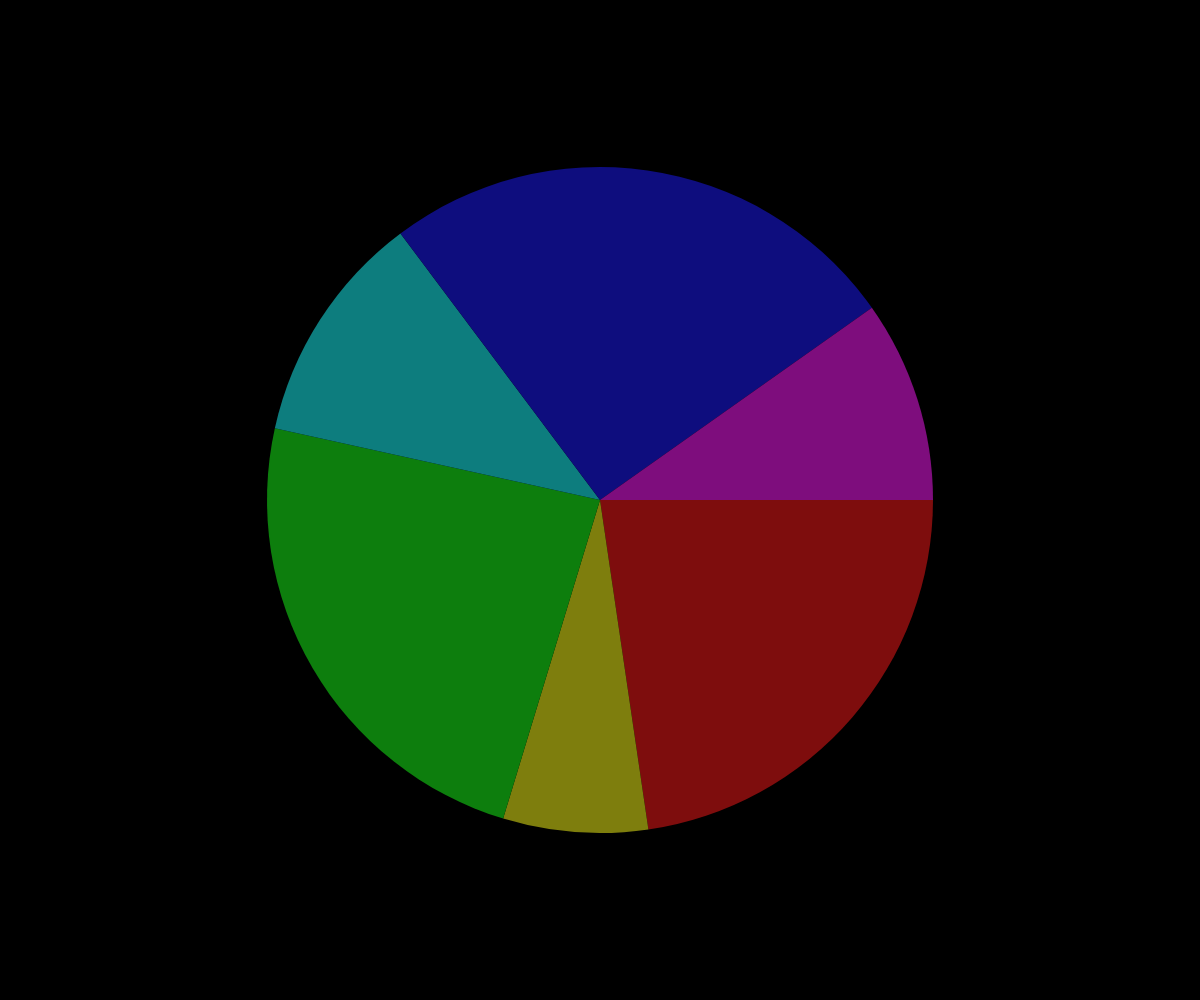
Frame 1 (no input)
Frame 60 (no input): identical to frame 1, image omitted
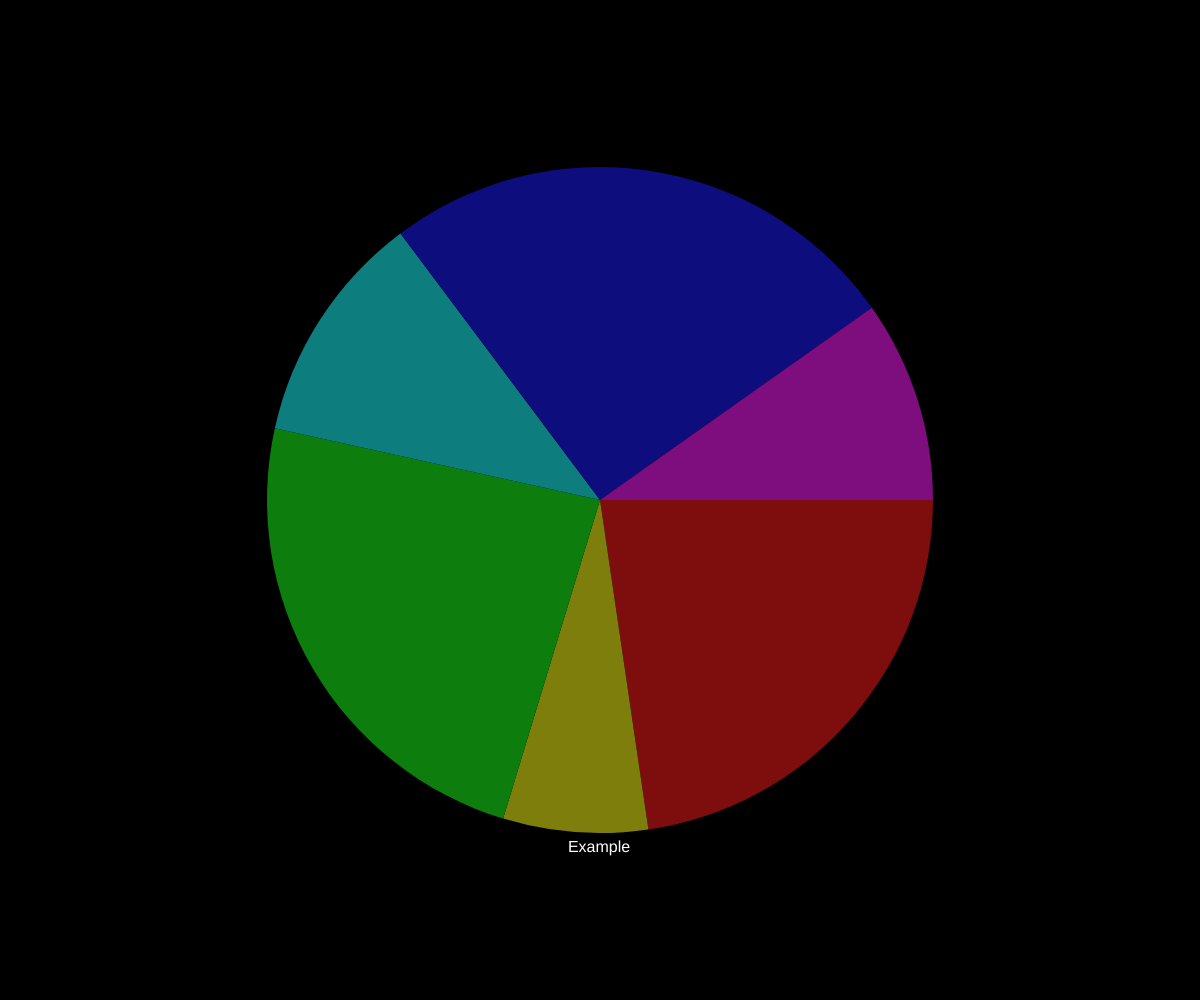
Frame 120 (the mouse pressed at the canvas centre since frame 60)

The p5.js sketch that drew these frames (run headless with seeded random() and noise() and a simulated clock; from frame 60 on, the mouse is pressed at the canvas centre):

// p5.js sketch
// ── sketch.js
/** Name: Haig Armen
Course: INTD319- Jan 2020
Assignment: Rayna's Piechart
Blog: https://courses.haigarmen.com/intd319-2020/
Description:
**/

var cnvs = null;
var data = new Map();
var pie = null;

function setup() {
	cnvs = createCanvas(windowWidth, windowHeight);
	pixelDensity(displayDensity());
	smooth();
  colorMode(HSB, 359, 99, 99);
	data.set('Alpha', random(1, 50));
	data.set('Bravo', random(1, 50));
	data.set('Charlie', random(1, 50));
	data.set('Delta', random(1, 50));
	data.set('Echo', random(1, 50));
	data.set('Foxtrot', random(1, 50));

	pie = new PieChart(width * 0.5,
			height * 0.5,
			min(width, height) * 0.333,
			"Example",
			data);
}

function draw() {
	background(0, 0, 0);
	pie.draw();
}

function windowResized() {
	resizeCanvas(windowWidth, windowHeight);
	pie.scale(width * 0.5, height * 0.5,
		min(width, height) * 0.333);
}

// ── piechart.js
class Slice {
	constructor(lbl, val, strt, fll) {
		this.label = lbl;
		this.value = constrain(val, 0.0, 1.0);
		this.start = constrain(strt, 0.0, TWO_PI);
		var valAngle = map(this.value, 0.0, 1.0, 0.0, TWO_PI);
		this.middle = this.start + valAngle * 0.5;
		this.stop = this.start + valAngle;
		this.fillFocus = color(fll, 99, 99, 255);
		this.fillNoFocus = color(fll, 89, 49, 189);
		this.fill = this.fillNoFocus;
		this.hasFocus = false;
		this.labelInset = 0.667;
	}

	toString() {
		return this.label + ": " + (this.value * 100).toFixed(2) + "%";
	}

	draw(cx, cy, radius) {
		if (this.hasFocus) {
			this.fill = lerpColor(this.fill,
					this.fillFocus,
					Slice.focusFadeIn);
		} else {
			this.fill = lerpColor(this.fill,
					this.fillNoFocus,
					Slice.focusFadeOut);
		}

		fill(this.fill);
		arc(cx, cy, radius, radius,
			this.start, this.stop);
	}

	showLabel(cx, cy, radius) {
		var x = cx + cos(this.middle) * radius * this.labelInset;
		var y = cy + sin(this.middle) * radius * this.labelInset;
		// fill(0, 0, 0);
		// text(this, x, y);
		fill(0, 0, 99);
		text(this, x - 1, y - 1);
	}

	// atan2 returns a value in the range of -PI to PI.
	// If the angle is less than 0 radians, we can fix the
	// problem by adding TWO_PI to it.
	hover(angle) {
		angle = angle < 0 ? angle + TWO_PI : angle;
		return angle > this.start && angle < this.stop;
	}
}

Slice.focusFadeIn = 0.05;
Slice.focusFadeOut = 0.025;

class PieChart {
	constructor(x, y, rad, name, data) {
		this.scale(x, y, rad);
		this.hasFocus = false;
		this.name = name;

		// Assumes data is an ES6 map.
		// Sum the values in the data so as to
		// normalize them to a percent.
		var sum = 0;
		var itr = data.entries();
		for (var value of data.values()) {
			sum += value;
			console.log(value);
		}
		sum = sum <= 1 ? 1 : sum;
		console.log("sum: ", sum);

		this.slices = [];
		var i = 0;
		for (var[key, value] of data.entries()) {
			this.slices.push(new Slice(
					key,
					isNaN(value) ? 0 : value / sum,
					i === 0 ? 0 : this.slices[i - 1].stop,
					i / data.size * 360));
			i++;
		}
	}

	draw() {
		push();
		noStroke();
		ellipseMode(RADIUS);
    textSize(16);
		textAlign(CENTER, CENTER);
		for (var i = 0, size = this.slices.length; i < size; ++i) {
			this.slices[i].draw(this.x, this.y, this.radius);
		}
		if (this.hasFocus) {
			var y = this.y + this.radius + 16;
			// fill(0, 0, 0);
			// text(this.name, this.x, y);
			fill(0, 0, 99);
			text(this.name, this.x - 1, y - 1);
		}
		pop();
		this.hover(mouseX, mouseY);

	}

	hover(x, y) {
		if (dist(x, y, this.x, this.y) < this.radius) {
			this.hasFocus = true;
			for (var i = 0, size = this.slices.length; i < size; ++i) {
				var a = atan2(y - this.y, x - this.x);
				if (this.slices[i].hover(a)) {
					this.slices[i].hasFocus = true;
					this.slices[i].showLabel(this.x,
						this.y,
						this.radius);
				} else {
					this.slices[i].hasFocus = false;
				}
			}
		} else {
			this.hasFocus = false;
			for (var i = 0, size = this.slices.length; i < size; ++i) {
				this.slices[i].hasFocus = false;
			}
		}
	}

  scale(x, y, rad) {
		this.x = x;
		this.y = y;
		this.radius = rad;
	}
}
